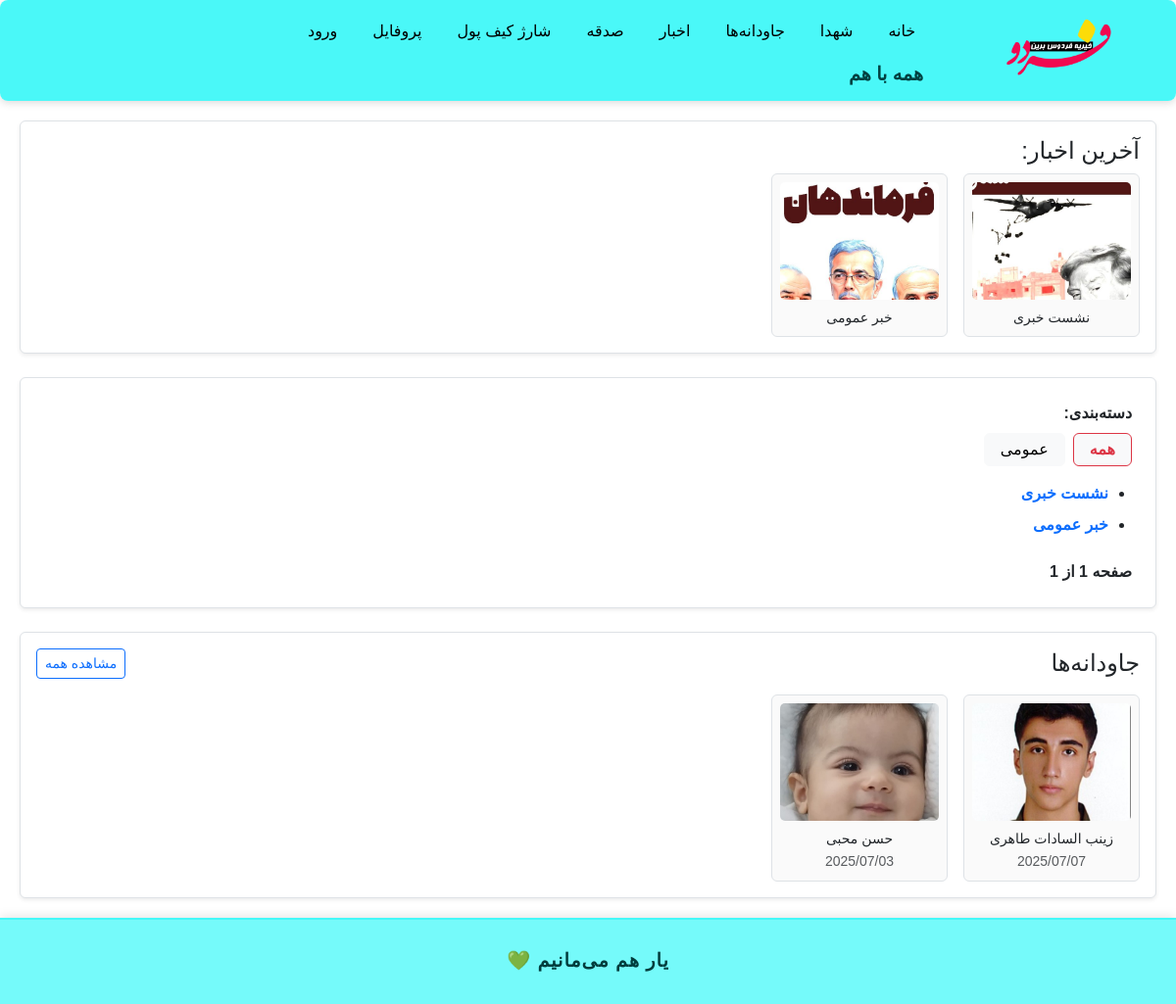
The page / on the database its author committed.
### news/models.py (models this page shows, shortened)
class News(models.Model):
    author = models.ForeignKey(settings.AUTH_USER_MODEL, on_delete=models.CASCADE)
    category = models.ForeignKey(Category, on_delete=models.CASCADE, related_name='news_items')
    title = models.CharField(max_length=200)
    summary = models.TextField()
    body = models.TextField()
    main_image = models.ImageField(upload_to='news/main_images/')
    created_at = models.DateTimeField(auto_now_add=True)

class Category(models.Model):
    name = models.CharField(max_length=100, unique=True, verbose_name='نام')
    slug = models.SlugField(max_length=100, unique=True, verbose_name='نامک')
    daily_limit = models.PositiveIntegerField(
        verbose_name="سقف ارسال روزانه",
        default=0,
        help_text="اگر صفر باشد محدودیتی ندارد."
    )

### eternals/models.py (models this page shows)
class Eternals(models.Model):
    GENDER_CHOICES = [
        ('M', 'مرد'),
        ('F', 'زن'),
    ]
    first_name = models.CharField(max_length=100, verbose_name="نام")
    last_name = models.CharField(max_length=100, verbose_name="نام خانوادگی")
    known_as = models.CharField(max_length=100, verbose_name="معروف به", blank=True, null=True)
    father_name = models.CharField(max_length=100, verbose_name="نام پدر", blank=True, null=True)
    description = models.TextField(verbose_name="توضیحات", blank=True, null=True)
    death_date = models.DateField(verbose_name="تاریخ فوت", blank=True, null=True)
    image = models.ImageField(upload_to='eternals/', null=True, blank=True, verbose_name="تصویر")
    created_at = models.DateTimeField(auto_now_add=True)  # اگر هنوز نداری، برای مرتب‌سازی خیلی مفیده
    class Meta:
        verbose_name = "جاودانه"
        verbose_name_plural = "جاودانه‌ها"
    def __str__(self):
        return f"{self.first_name} {self.last_name}"

### main/views.py (the view)
# urls.py: path('', home, name='home'),
def home(request):
    latest_news = News.objects.order_by('-created_at')[:5]
    category_id = request.GET.get('category')
    categories = Category.objects.all()
    if category_id:
        news_list = News.objects.filter(category_id=category_id).order_by('-created_at')
        selected_category_id = int(category_id)
    else:
        news_list = News.objects.order_by('-created_at')
        selected_category_id = None
    paginator = Paginator(news_list, 5)  # 10 خبر در هر صفحه
    page_number = request.GET.get('page')
    page_obj = paginator.get_page(page_number)
    latest_eternals = Eternals.objects.order_by('-death_date')[:5]
    return render(request, 'home.html', {
        'latest_news': latest_news,
        'categories': categories,
        'selected_category_id': selected_category_id,
        'page_obj': page_obj,
        'latest_eternals': latest_eternals,
    })

### templates/home.html (shortened to what this page needs)
{% extends 'base.html' %}
{% block content %}
<div class="bg-white border rounded shadow-sm p-3 mb-4">
    <h4>آخرین اخبار:</h4>
    <div class="d-flex flex-wrap gap-3">
        {% for item in latest_news %}
            <div class="text-center border p-2 rounded" style="width: 180px; background-color: #fafafa;">
                <a href="{% url 'news:news_detail' item.id %}" class="text-decoration-none text-dark">
                    {% if item.main_image %}
                        <img src="{{ item.main_image.url }}" alt="{{ item.title }}"
                             style="width: 100%; height: 120px; object-fit: cover; border-radius: 5px;">
                    {% else %}
                        <div class="bg-light d-flex align-items-center justify-content-center"
                             style="width: 100%; height: 120px; border-radius: 5px;">
                            بدون تصویر
                        </div>
                    {% endif %}
                    <p class="mt-2 mb-0" style="font-size: 14px;">{{ item.title }}</p>
                </a>
            </div>
        {% endfor %}
    </div>
</div>
<div class="bg-white border rounded shadow-sm p-4">
    <div class="mb-3">
        <strong>دسته‌بندی:</strong>
        <div class="d-flex flex-wrap gap-2 mt-2">
            <a href="{% url 'home' %}"
            class="btn btn-light py-1 px-3 {% if not selected_category_id %}text-danger fw-bold border-danger{% endif %}">همه</a>
            {% for category in categories %}
                <a href="?category={{ category.id }}"
                class="btn btn-light py-1 px-3 {% if selected_category_id == category.id %}text-danger fw-bold border-danger{% endif %}">
                    {{ category.name }}
                </a>
            {% endfor %}
        </div>
    </div>
    <ul class="ps-4">
        {% for item in page_obj %}
            <li class="mb-2">
                <a href="{% url 'news:news_detail' item.id %}" class="text-decoration-none">
                    <strong>{{ item.title }}</strong>
                </a>
            </li>
        {% empty %}
            <li>هیچ خبری در این دسته وجود ندارد.</li>
        {% endfor %}
    </ul>
    <div class="pagination text-center mt-4">
        <span class="fw-bold">صفحه {{ page_obj.number }} از {{ page_obj.paginator.num_pages }}</span>
    </div>
</div>
 <div class="bg-white border rounded shadow-sm p-3 mt-4">
    <div class="d-flex justify-content-between align-items-center mb-3">
        <h4 class="mb-0">جاودانه‌ها</h4>
        <a href="{% url 'eternals:list' %}" class="btn btn-sm btn-outline-primary">مشاهده همه</a>
    </div>
    <div class="d-flex flex-wrap gap-3">
        {% for person in latest_eternals %}
            <div class="text-center border p-2 rounded" style="width: 180px; background-color: #fafafa;">
                <a href="{% url 'eternals:detail' person.id %}" class="text-decoration-none text-dark">
                    {% if person.image %}
                        <img src="{{ person.image.url }}" alt="{{ person }}" style="width: 100%; height: 120px; object-fit: cover; border-radius: 5px;">
                    {% else %}
                        <div class="bg-light d-flex align-items-center justify-content-center"
                             style="width: 100%; height: 120px; border-radius: 5px;">
                            بدون تصویر
                        </div>
                    {% endif %}
                    <p class="mt-2 mb-0" style="font-size: 14px;">{{ person.first_name }} {{ person.last_name }}</p>
                    <small class="text-muted">{{ person.death_date|date:"Y/m/d" }}</small>
                </a>
            </div>
        {% empty %}
            <p>هیچ جاودانه‌ای ثبت نشده است.</p>
        {% endfor %}
    </div>
</div>
{% endblock %}

### templates/base.html (style rules this page uses)
html, body { direction: rtl; font-family: sans-serif; margin: 0; padding: 0; background-color: #ffffff; overflow: visible !important; position: static !important; z-index: auto !important; }

### rows shown on the page
News: main_image (picture), title "نشست خبری"
News: main_image (picture), title "خبر عمومی"
Category: name "عمومی"
Eternals: image (picture), first_name "زینب السادات", last_name "طاهری", death_date "2025/07/07"
Eternals: image (picture), first_name "حسن", last_name "محبی", death_date "2025/07/03"

### other values the page prints
{{ page_obj.paginator.num_pages }} "1"
